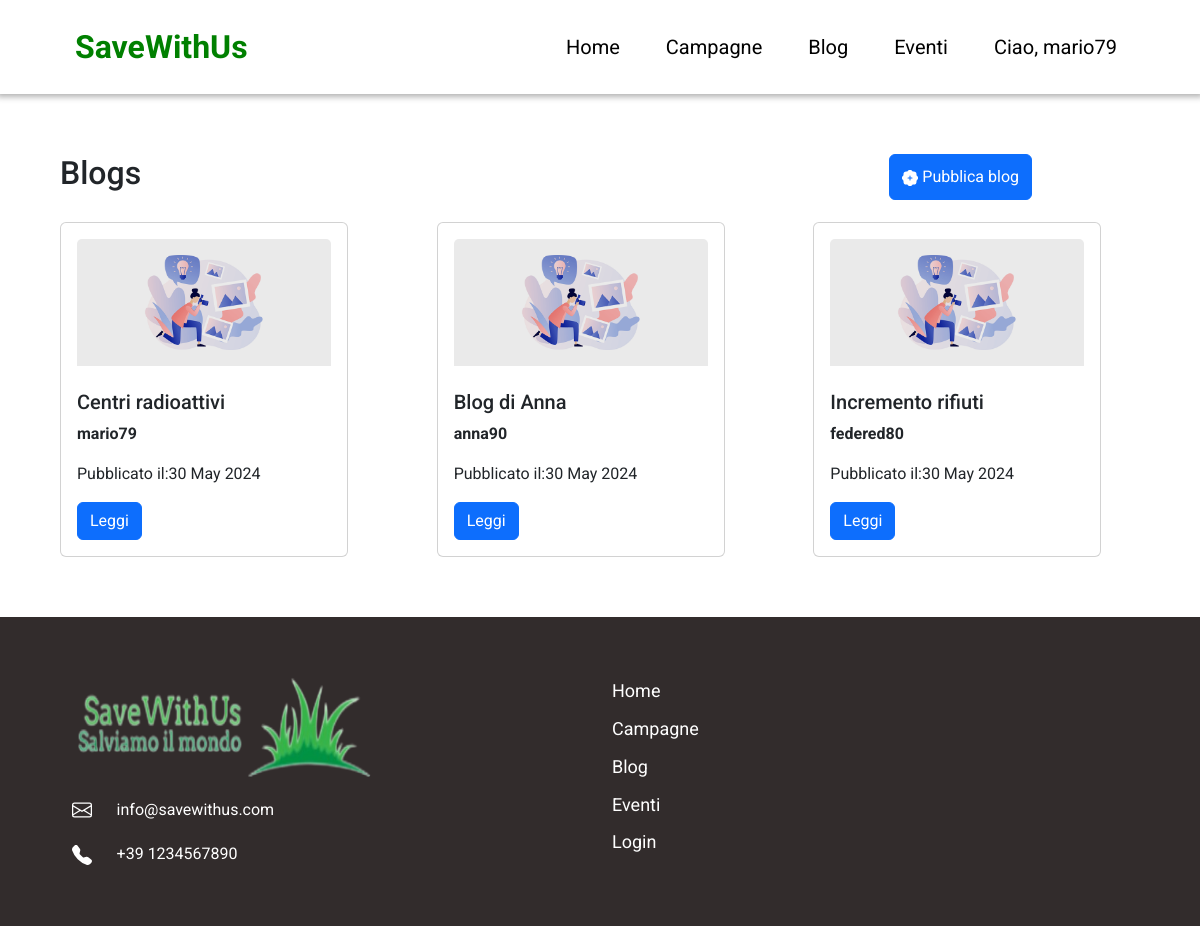
Screenshot of /blogs.php (signed in) with the database file from the repository.
### tables this page shows
CREATE TABLE `blog` (
  `id_blog` int(11) NOT NULL,
  `titolo` varchar(50) NOT NULL,
  `testo` varchar(700) NOT NULL,
  `created` date NOT NULL,
  `stato` int(11) NOT NULL,
  `autore` int(11) NOT NULL
);

CREATE TABLE `utenti` (
  `id_user` int(11) NOT NULL,
  `nome` varchar(20) NOT NULL,
  `cognome` varchar(20) NOT NULL,
  `email` varchar(40) NOT NULL,
  `num_tel` char(13) NOT NULL,
  `username` varchar(10) NOT NULL,
  `password` char(60) NOT NULL,
  `created` datetime NOT NULL
);

### blogs.php (the view, shortened to what this page needs)
<?php
include ("./db.php");
?>
<!DOCTYPE html>
<html lang="en">
<head>
    <link rel="stylesheet" href="./style/style.css">
    <link rel="stylesheet" href="./style/blog.css">
    <link href="https://cdn.jsdelivr.net/npm/bootstrap@5.3.3/dist/css/bootstrap.min.css" rel="stylesheet"
>
</head>
<body>
    <div class="navbar">
        <div class="img-logo">
            <a href="./index.php">
                SaveWithUs
            </a>
        </div>
        <div class="links">
            <a href="./index.php">Home</a>
            <a href="campagne.php">Campagne</a>
            <a href="blogs.php">Blog</a>
            <a href="eventi.php">Eventi</a>
            <?php
            if (isset($_SESSION['iduser'])) {
                echo '<a href="user.php">Ciao, ' . $_SESSION['username'] . '</a>';
            } else {
                echo '<a href="login.php">Login</a>';
            }
            ?>
        </div>
    </div>
    <div class="main-blog">
        <div class="top-title-btn">
            <h2>Blogs</h2>
            <button onclick="window.location.href = 'new_blog.php' " class="btn btn-primary">
                Pubblica blog
            </button>
        </div>
        <div class="container-blogs">
            <?php
            $sql = 'SELECT blog.id_blog, blog.titolo, blog.testo, blog.created, blog.stato, blog.autore, utenti.username FROM utenti join blog on utenti.id_user=blog.autore where blog.stato=2;';
            $result = $conn->query($sql);
            if ($result->num_rows > 0) {
                while ($row = $result->fetch_assoc()) {
                    ?>
                    <div class="card" style="width: 18rem;">
                        <div class="card-body">
                            <img class="card-img-top" src="./imgs/img-blog.png" alt="Card image cap"><br><br>
                            <h5 class="card-title"><?= $row['titolo'] ?></h5>
                            <p class="card-text"><b><?= $row['username'] ?></b></p>
                            <p class="card-text">Pubblicato il:<?= date('d M Y', strtotime($row['created']));?></p>
                            <a href="blog.php?id=<?= $row['id_blog'] ?>" class="btn btn-primary">Leggi</a>
                        </div>
                    </div>
                    <?php
                }
            } else {
                echo '<h4>Nessun blog pubblicato</h4>';
            }
            ?>
        </div>
    </div>
        <footer>
            <div class="container">
                <div class="row">
                    <div class="col info-contact">
                        <img src="./imgs/logoswu.png" alt="" width="300" height="100"><br>
                        <div>
                            <span>info@savewithus.com</span>
                        </div>
                        <div>
                            <span>+39 1234567890</span>
                        </div>
                    </div>
                    <div class="col links">
                        <a href="./index.php">Home</a>
                        <a href="#">Campagne</a>
                        <a href="#">Blog</a>
                        <a href="#">Eventi</a>
                        <a href="#">Login</a>
                    </div>
                </div>
            </div>
        </footer>
</body>
</html>

### style/style.css (style rules this page uses)
* { margin: 0; font-family: "Roboto", sans-serif; }
.navbar { overflow: hidden; background-color: white; position: fixed; top: 0; width: 100%; box-shadow: 0 0 6px 3px rgba(0, 0, 0, 0.3); }
.navbar a { display: block; text-align: center; text-decoration: none; }
.navbar .img-logo a { font-size: xx-large; color: green; font-weight: bold; padding: 15px; }
.navbar .img-logo { margin-left: 60px; float: left; }
.navbar .links a { padding: 23px; font-size: 15pt; color: black; }
.navbar .links { display: flex; float: right; margin-right: 60px; }
footer { margin-top: 4%; background-color: rgb(50, 44, 44); color: white; padding: 5%; }
footer .info-contact div { margin-top: 4%; }
footer .info-contact div span { margin-left: 4%; }
footer .links { display: grid; }
footer .links a { color: white; font-size: large; text-decoration: none; }

### style/blog.css (style rules this page uses)
html, body { height: 100%; }
* { margin: 0; }
.main-blog { margin: 5%; }
.main-blog .top-title-btn { display: flex; }
.main-blog .top-title-btn button { margin-left: auto; margin-right: 10%; }
.container-blogs { margin-top: 2%; display: grid; column-gap: 50px; row-gap: 20px; grid-template-columns: auto auto auto; }

### rows the page displays
blog: titolo "Centri radioattivi", autore.username "mario79", created "30 May 2024"
blog: titolo "Blog di Anna", autore.username "anna90", created "30 May 2024"
blog: titolo "Incremento rifiuti", autore.username "federed80", created "30 May 2024"

### other values shown
$_SESSION['username'] "mario79"
